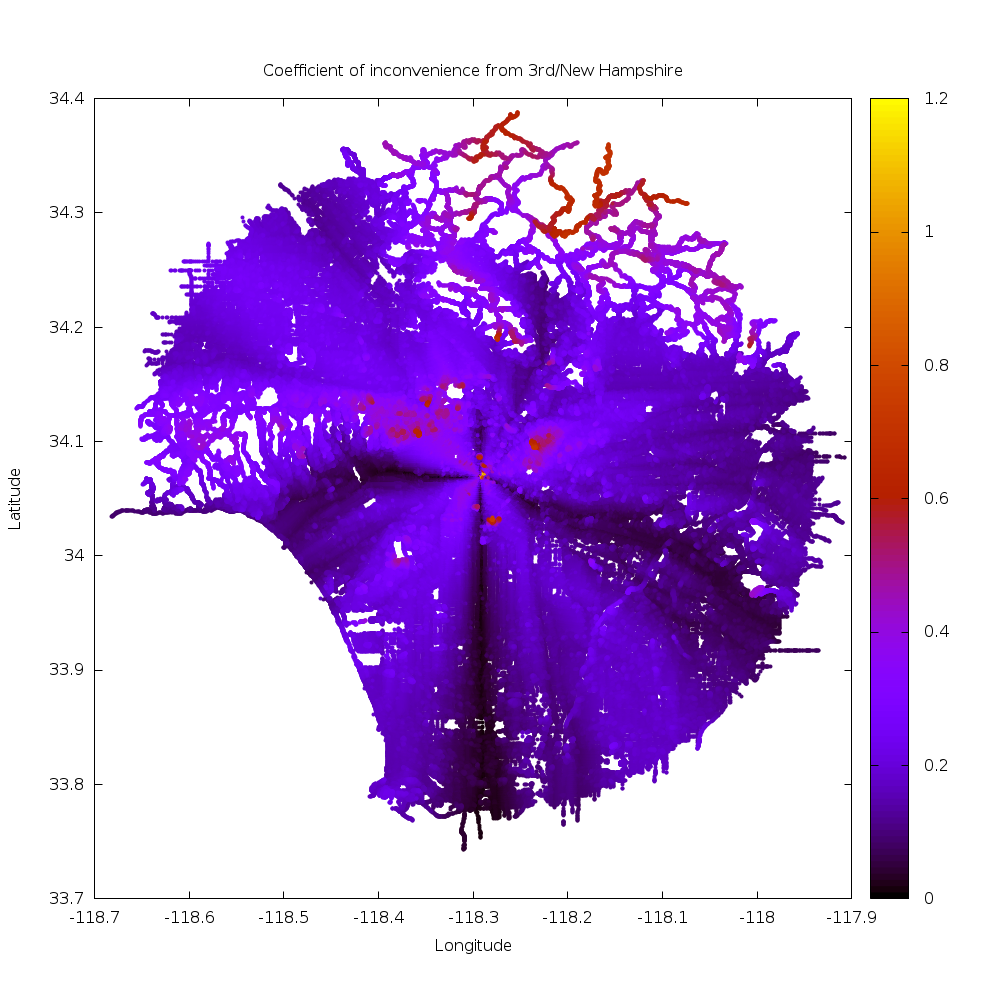

Here is the gnuplot script that generated this plot:
set size ratio -1./cos(34.0691 * pi/180.0)

set output "all_coefficients.png"
set terminal pngcairo enhanced color size 1000,1000

set title "Coefficient of inconvenience from 3rd/New Hampshire"
set xlabel "Longitude"
set ylabel "Latitude"

plot "query_34.0690448_-118.292924_20miles.out" using 2:1:((($3-$4)/($4))) with points ps 0.5 pt 7 palette notitle

set output
set terminal x11
